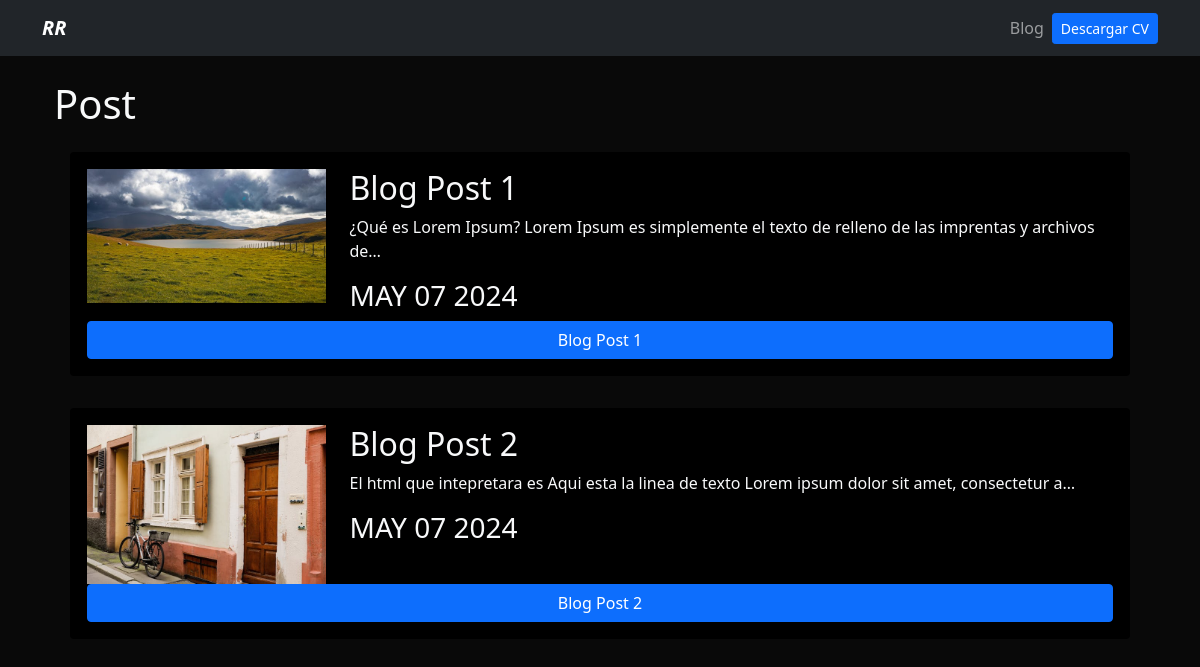
/blog/, run on an earlier commit of the app's database.
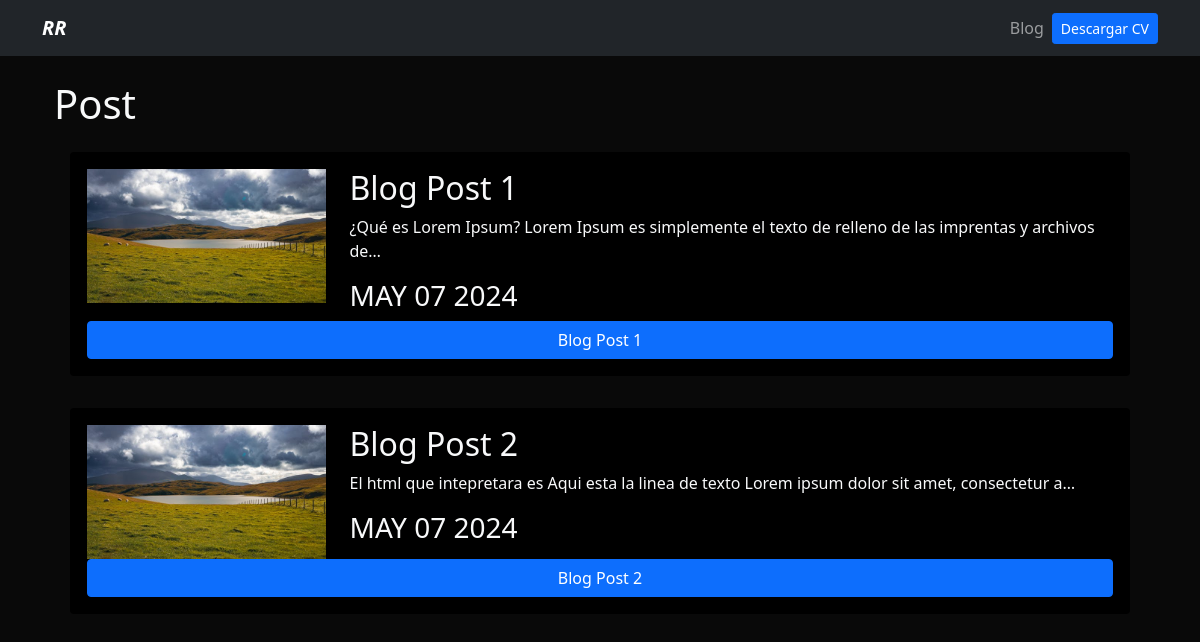
And on a later commit of the database.
### blog/models.py (models this page shows)
class Post(models.Model):
    titulo = models.CharField(max_length=100)
    descipcion = models.TextField()
    imagen = models.ImageField( upload_to='blog/images')
    date = models.DateField(datetime.date.today)

### blog/views.py (the view)
# urls.py: path('', render_post, name='post'),
def render_post(request):
    posts = Post.objects.all()
    return render (request, 'post.html', {'posts':posts})

### blog/templates/post.html (shortened to what this page needs)
{% extends "layout.html" %}
{% block content %}
<h1 clase='fs-2' > Post </h1>
{% for post in posts %}
<div class='p-3'>
    <div class="card card-body bg-black">
        <div class="row">
            <div class="col-3">
                <img class='img-fluid' src = '{{post.imagen.url}}' alt = '{{post.titulo}}'/>
            </div>
            <div class="col-9">
                <h2> {{post.titulo}}  </h2>
                <p>  {{post.descipcion | striptags | truncatechars:100}} </p>
                <h3> {{post.date | date:'M d Y' | upper}}</h3>
            </div>
        </div>
        <a class='btn btn-primary' href = '{% url 'blog:post_detail' post.id %}'> {{post.titulo}} <a>
    </div>
</div>
{% endfor %}{% endblock content %}

What changed in the data, as far as the page shows it:
changed Post "Blog Post 2": imagen: a different picture
